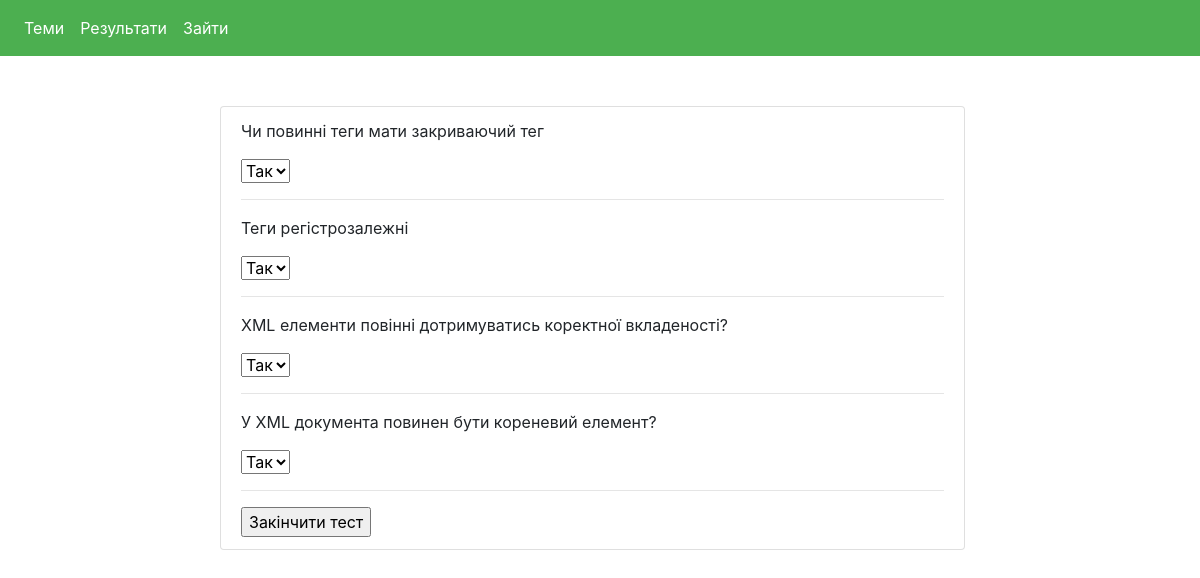
The app's page /education/themes/4/test (signed in) with its own data.
### education/models.py (models this page shows, shortened)
class Question(models.Model):
    content = models.TextField()
    theme = models.ForeignKey(Theme, related_name='questions')
    code_samples = models.TextField(blank=True)

### education/views.py (the view, shortened to what this page needs)
# urls.py: url(r'^themes/(?P<pk>\d+)/test$', ThemeTestView.as_view()),
class ThemeTestView(View):
    @method_decorator(login_required)
    def get(self, request, pk):
        theme = get_object_or_404(Theme, pk=pk)
        return render(request, 'education/test-form.html', {'theme': theme})

### education/templates/education/test-form.html (shortened to what this page needs)
{% extends "education/base.html" %}
{% block content %}
    <div class='row'>
        <div class='col-sm-8 offset-sm-2 top-margin list-group'>
            <form class='list-group-item' action="" method="post" id='test-form'>
                {% for question in theme.questions.all %}
                    <div class='row'>
                        <div class='col-sm-12'>
                            <div class='row'>
                                <div class='col-sm-12'>
                                    <p>{{ question.content }}</p>
                                </div>
                            </div>
                        </div>
                    <div class='col-sm-12'>
                        <select form='test-form' name='question-{{ question.id }}'>
                            {% for answer in question.answers.all %}
                            <option value="{{ answer.id }}">{{ answer.content }}</option>
                            {% endfor %}
                        </select>
                        <hr>
                    </div>
                    </div>
                {% endfor %}
                <input type='submit' value='Закінчити тест'>
            </form>
        </div>
    </div>
{% endblock %}

### education/static/education/style.css (style rules this page uses)
.top-margin { margin-top: 50px; }

### records on screen
Question: content "Чи повинні теги мати закриваючий тег"
Question: content "Теги регістрозалежні"
Question: content "XML елементи повінні дотримуватись коректної вкладеності?"
Question: content "У XML документа повинен бути кореневий елемент?"

### other values on screen
form field value "Так"
